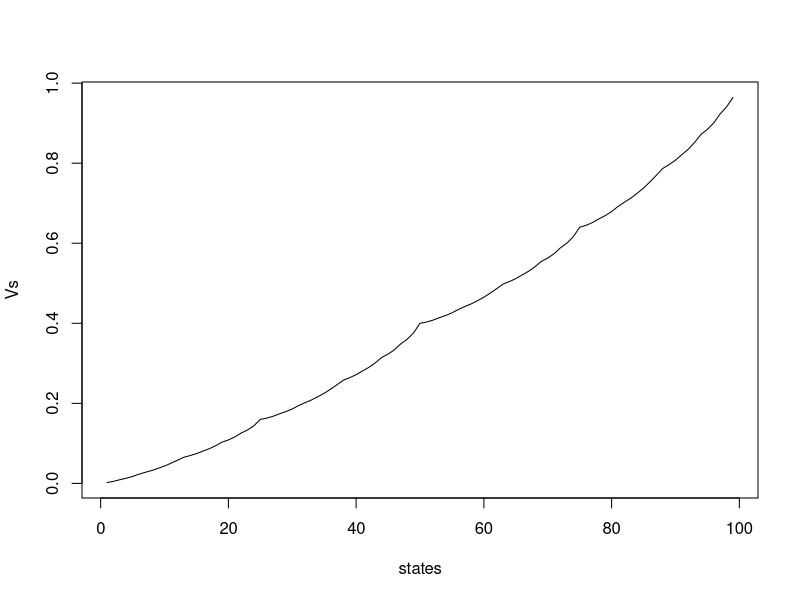
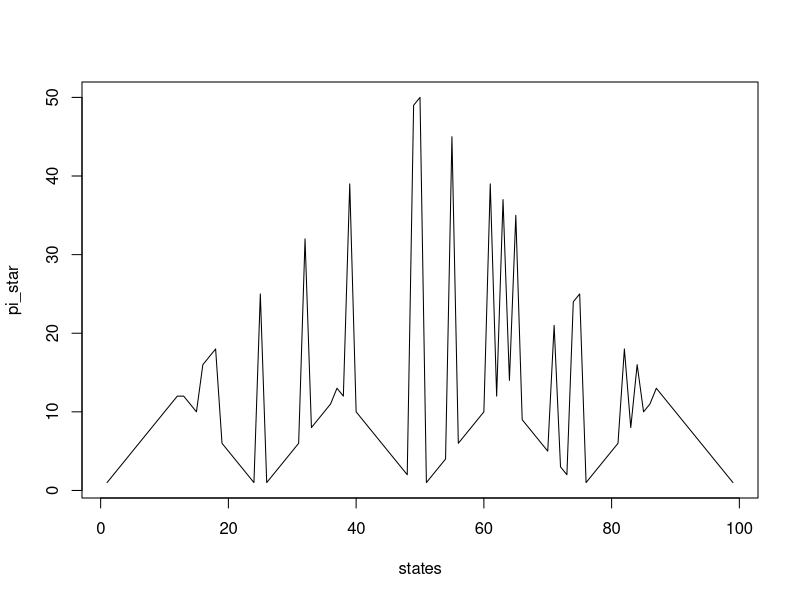

The R script that drew these images, in order:

rm(list=ls())

ph <- 0.4

states <- 1:99
nstates <- length(states)

Vs <- Vold <- rep(0, 99)

theta <- 10^-20
delta <- 1

iter <- 0

while(delta > theta){
  
  iter <- iter + 1
  print(iter)
  
  for(i in 1:nstates){
    
    Vold[i] <- Vs[i]
    
    n_action_value_i <- min(states[i], 100 - states[i])
    action_value_i   <- rep(0, n_action_value_i)
    
    for(ii in 1:n_action_value_i){
      
      Stplus_win  <- states[i] + ii
      Stplus_lose <- states[i] - ii
      
      expr1 <- ifelse(Stplus_win == 100, 1, 0) * ph + 0 * (1 - ph)
      expr2 <- ifelse(Stplus_win == 100, 0, Vs[states == Stplus_win]) * ph + 
        ifelse(Stplus_lose == 0, 0, Vs[states == Stplus_lose]) * (1 - ph)
      
      action_value_i[ii] <- expr1 + expr2
      
    }
    
    Vs[i] <- max(action_value_i)
    
  }
  
  delta <- max(abs(Vold - Vs))
  
}

plot(states, Vs, type = "l")

pi_star <- rep(-10, nstates)

for(i in 1:nstates){
  
  n_action_value_i <- min(states[i], 100 - states[i])
  action_value_i   <- rep(0, n_action_value_i)
  
  for(ii in 1:n_action_value_i){
    
    Stplus_win  <- states[i] + ii
    Stplus_lose <- states[i] - ii
    
    expr1 <- ifelse(Stplus_win == 100, 1, 0) * ph + 0 * (1 - ph)
    expr2 <- ifelse(Stplus_win == 100, 0, Vs[states == Stplus_win]) * ph + 
      ifelse(Stplus_lose == 0, 0, Vs[states == Stplus_lose]) * (1 - ph)
    
    action_value_i[ii] <- expr1 + expr2
    
  }
  
  pi_star[i] <- min(which(action_value_i == max(action_value_i)))
  
}

plot(states, pi_star, type = "l", ylim = c(1, 50))
